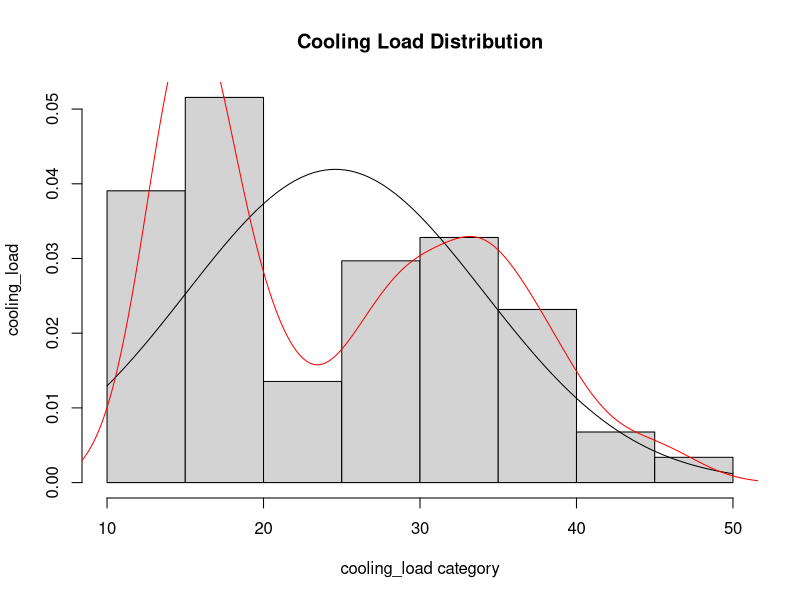
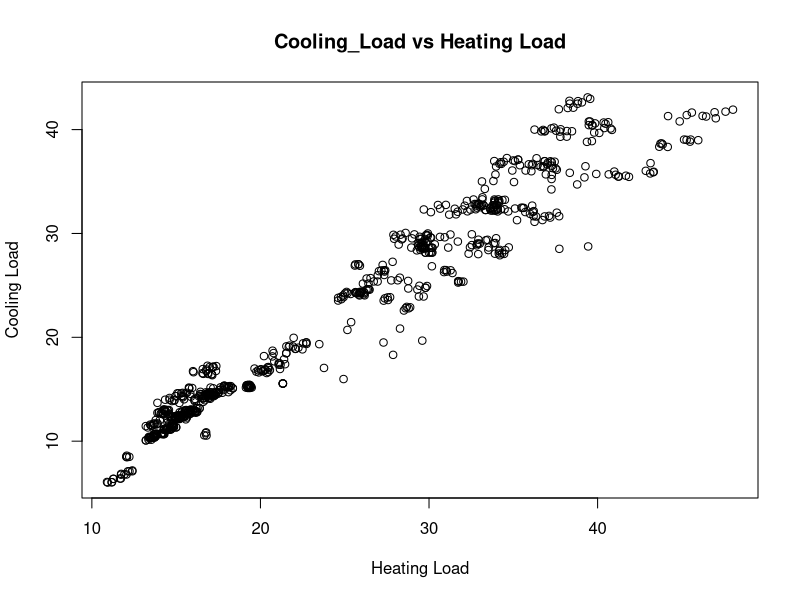
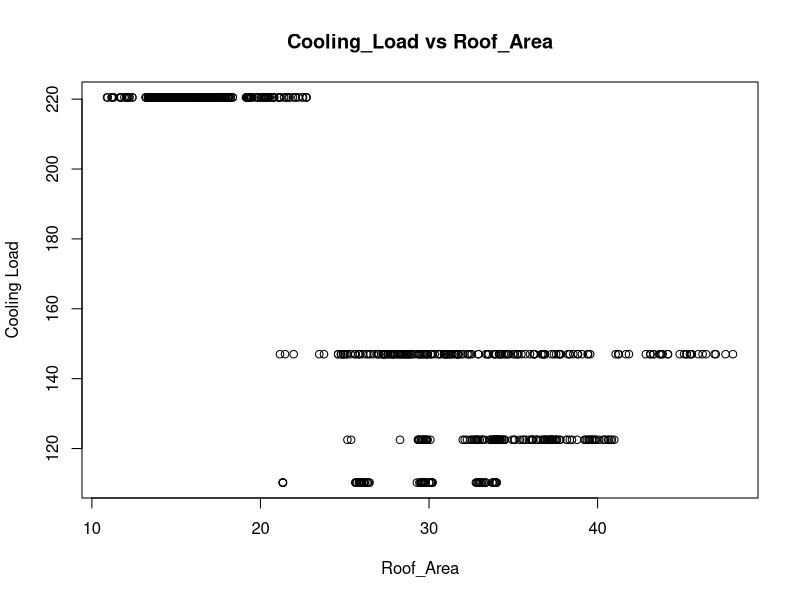
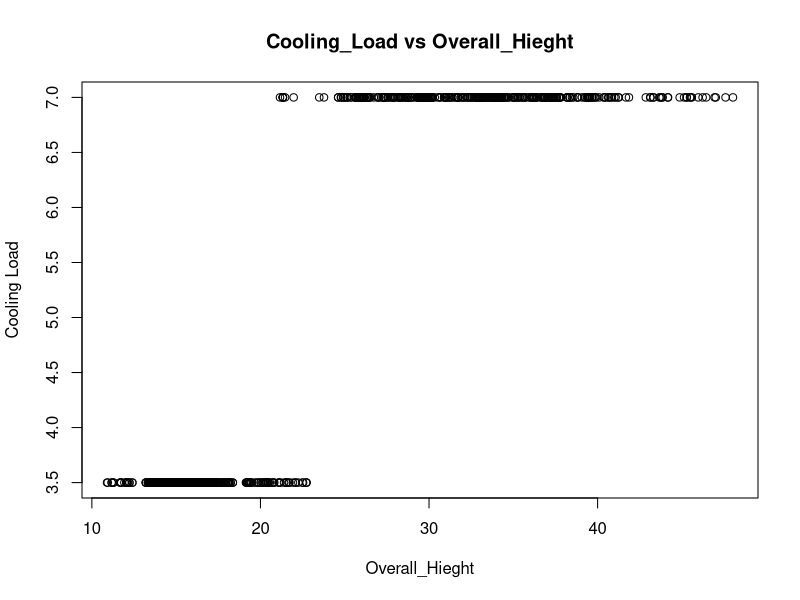
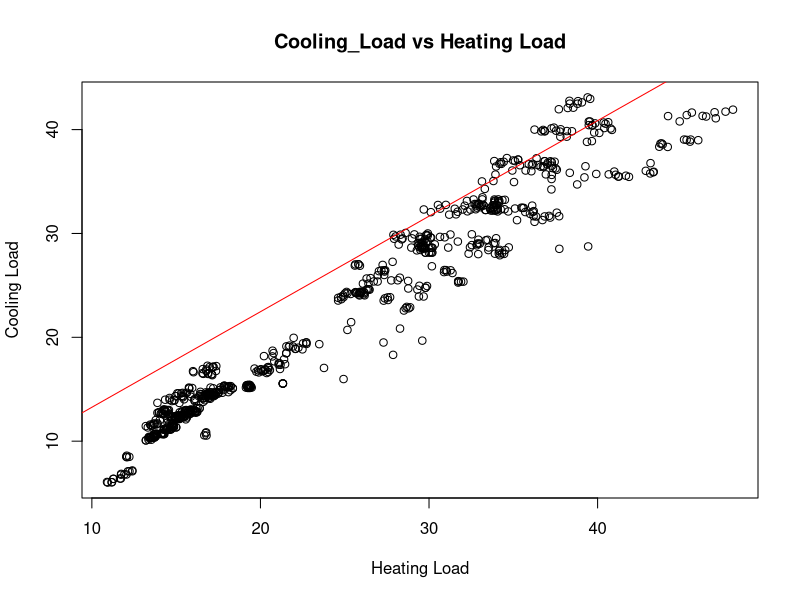
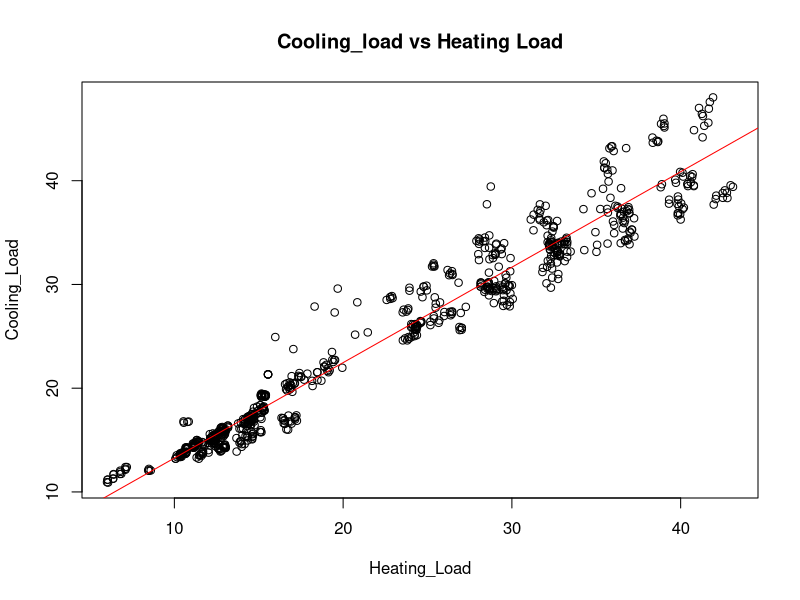

The R source for these figures, in order: (Note: this script raises an error after producing the figures.)

### import the data ###

energy_effieciency_data <- read.csv("energy_efficiency_data.csv");
### View the data set
View(energy_effieciency_data)
### check  the data types 
str(energy_effieciency_data)

### bind the dataset with R enviornment
attach(energy_effieciency_data);
View(energy_effieciency_data);

### checking the null  values ###
energy_effieciency_data[!complete.cases(energy_effieciency_data),]

### summary about the data set ###
summary(energy_effieciency_data);

#### Normality  Testing ####
### Install nortest package ###
install.packages("nortest");
### calling the library ###
library("nortest");
### Normality Testing ###

## Anderson Darling testing ##
#ad.test(Cooling_Load);

## Lillifor Testing ##
#lillie.test(Cooling_Load);

## shapiro-wilk testing ##
#shapiro.test(Cooling_Load);

#since this data set has more than 500 data.  So then According to  the central limit therom
# this Cooling_Load data variable is normalty  distributed.

### graphical  analysis
hist(Cooling_Load, main="Cooling Load Distribution",
     xlab="cooling_load category",
     ylab="cooling_load",
     prob=TRUE)
curve(dnorm(x, mean=mean(Cooling_Load, na.rm=TRUE), 
            sd=sd(Cooling_Load, na.rm =TRUE)), add=TRUE)

### Density  curve
###  it describes the which  side the data distribution  is avialable
lines(density(Cooling_Load), col="red")

### correlational Analysis

cor.test(Cooling_Load,Heating_Load, method ="pearson", alternative="two.sided")

cor.test(Cooling_Load,Roof_Area, method ="pearson", alternative="two.sided")

cor.test(Cooling_Load,Glazing_Area_Distribution, method="pearson", alternative="two.sided")

cor.test(Cooling_Load,Glazing_Area, method="pearson", alternative ="two.sided")

cor.test(Cooling_Load,Orientation, method="pearson", alternative ="two.sided")

cor.test(Cooling_Load,Overall_Height, method="pearson", alternative ="two.sided")



### graphically  visualization
plot(Cooling_Load,Heating_Load, main="Cooling_Load vs Heating Load",
     xlab="Heating Load",
     ylab="Cooling Load")

plot(Cooling_Load,Roof_Area, main="Cooling_Load vs Roof_Area",
     xlab="Roof_Area",
     ylab="Cooling Load")


plot(Cooling_Load,Overall_Height, main="Cooling_Load vs Overall_Hieght",
     xlab="Overall_Hieght",
     ylab="Cooling Load")




#### Regression Analysis ####
### Regression  analysis
### develop the model  by using the regression analysis
cool_load_model1 <- lm(Cooling_Load~Heating_Load, model = TRUE)
cool_load_model1
plot(Cooling_Load,Heating_Load, main="Cooling_Load vs Heating Load",
     xlab="Heating Load",
     ylab="Cooling Load")
abline(lm(Cooling_Load~Heating_Load), col="red")

#### Graphical Representaion
plot(Cooling_Load~Heating_Load, main="Cooling_load vs Heating Load")
abline(lm(Cooling_Load~Heating_Load), col="red")
### summary Statistics ###
summary(cool_load)
